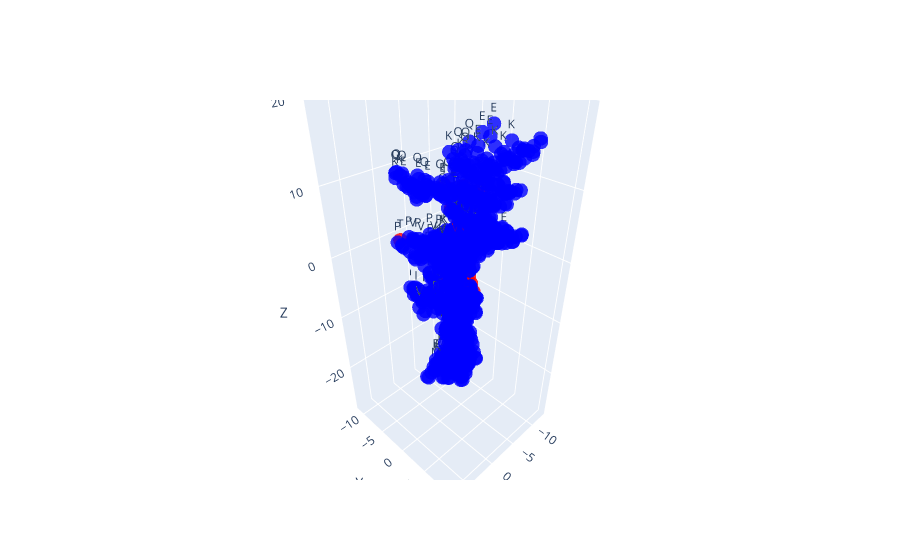

The notebook cell this image was saved under:
### Markdown cell above
## Visualize the Protein Sequence and Highlight the Masked Amino Acids

Now, we can plot one of the predicted sequences from above. This can be used to compare the topologies of each predicted sequence in the above list as the masked amino acids are changed. The atoms corresponding to the positions `[3, 4, 7]` are highlighted in red, and each atom is labeled by the amino acid it lies in.

### Code cell
import torch
import plotly.graph_objects as go
import numpy as np

# flatten the tensor to 2D shape
folded_positions_flat = folded_positions.view(-1, 3)

# remove points with all zeros
folded_positions_filtered = folded_positions_flat[~torch.all(folded_positions_flat == 0, dim=1)]

# detach the tensor, we don't need gradients here
folded_positions_filtered = folded_positions_filtered.detach()

# extract individual coordinates
x = folded_positions_filtered[:, 0].numpy()
y = folded_positions_filtered[:, 1].numpy()
z = folded_positions_filtered[:, 2].numpy()

# define which residues are to be colored red
protein_sequence = "MAVESRVTQEEIKKEPEK"
residue_indices = [3, 4, 7]
residue_atom_counts = {
    'A': 13,
    'R': 24,
    'N': 14,
    'D': 12,
    'C': 11,
    'E': 15,
    'Q': 17,
    'G': 10,
    'H': 20,
    'I': 22,
    'L': 22,
    'K': 22,
    'M': 17,
    'F': 20,
    'P': 14,
    'S': 11,
    'T': 14,
    'W': 27,
    'Y': 21,
    'V': 16
}  # atom counts for each residue type

color_indices = []
labels = []
index = 0
for i, residue in enumerate(protein_sequence):
    for _ in range(residue_atom_counts[residue]):
        labels.append(residue)
        if i in residue_indices:
            color_indices.append(index)
        index += 1

colors = ['red' if i in color_indices else 'blue' for i in range(len(x))]

# distance threshold
epsilon = 0.0  # change to desired value

# prepare data for lines
Xe, Ye, Ze = [], [], []
for i in range(len(x)):
    for j in range(i + 1, len(x)):
        if np.sqrt((x[i] - x[j])**2 + (y[i] - y[j])**2 + (z[i] - z[j])**2) < epsilon:
            Xe += [x[i], x[j], None]
            Ye += [y[i], y[j], None]
            Ze += [z[i], z[j], None]

trace_edges = go.Scatter3d(x=Xe, y=Ye, z=Ze, mode='lines', line=dict(color='black', width=2))

# create a 3D scatter plot
trace_nodes = go.Scatter3d(
    x=x,
    y=y,
    z=z,
    mode='markers+text',
    marker=dict(
        size=5,
        color=colors,                # set color to an array/list of desired values
        opacity=0.8
    ),
    text=labels,  # Add labels
    textposition="top center"
)

fig = go.Figure(data=[trace_edges, trace_nodes])

# set labels for axes
fig.update_layout(scene = dict(
                    xaxis_title='X',
                    yaxis_title='Y',
                    zaxis_title='Z'))

fig.show()

### Figure 1 — Plotly figure (JSON) as saved in the notebook; plotly's stock layout.template omitted (floating-point values rounded to 4 significant figures; data arrays with more than 128 entries replaced by an {"elided": "..."} marker saying what was removed)
{"data": [{"line": {"color": "black", "width": 2}, "mode": "lines", "type": "scatter3d", "x": [], "y": [], "z": []}, {"marker": {"color": {"elided": "1176 str values"}, "opacity": 0.8, "size": 5}, "mode": "markers+text", "text": {"elided": "305 str values"}, "textposition": "top center", "type": "scatter3d", "x": {"elided": "1176 float values"}, "y": {"elided": "1176 float values"}, "z": {"elided": "1176 float values"}}], "layout": {"scene": {"xaxis": {"title": {"text": "X"}}, "yaxis": {"title": {"text": "Y"}}, "zaxis": {"title": {"text": "Z"}}}}}
